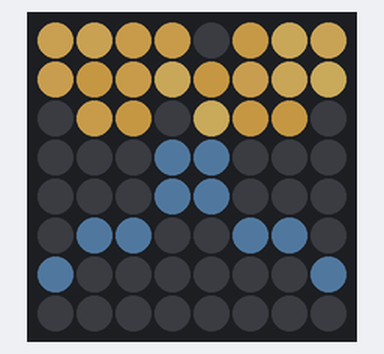
Recording of a program running on a simulated Raspberry Pi Pico running MicroPython. Shown: 8×8 RGB LED matrix (first LED top left, wired row by row, every second row reversed). Dim RGB values are drawn brighter than linear; random numbers come from a fixed seed; what the program prints to the serial console is not drawn.

Above: at 0.1 s.
At 10.3 s:
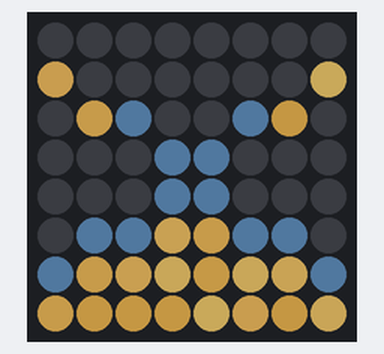
At 20.3 s:
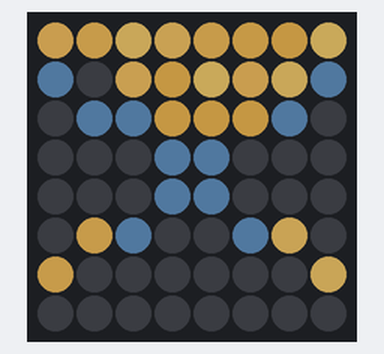
At 30.3 s:
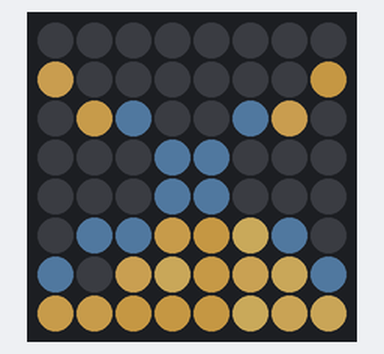
At 33.6 s:
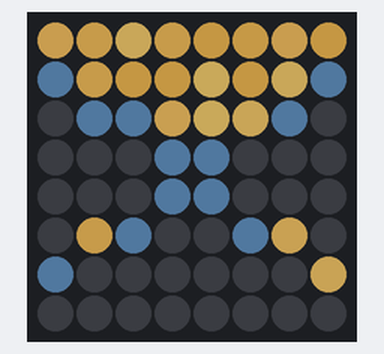
At 39.88 s:
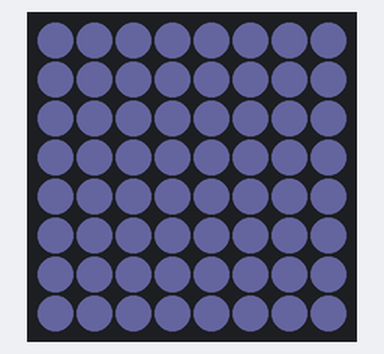

The program:

hourglass.py
```python
# Hourglass Simulation - NeoPixel 8x8 Matrix at 45 Degrees
# ========================================================
#
# Mount your 8x8 matrix rotated 45 degrees (diamond shape)
# and watch sand flow through an hourglass!
#
#        *           <- Top chamber
#       ***
#      *****
#       * *         <- Neck (narrow passage)
#      *****
#       ***
#        *          <- Bottom chamber
#
# The simulation assumes gravity pulls toward the bottom corner.
#

from machine import Pin
from neopixel import NeoPixel
from utime import sleep
import random

# =============================================================================
# CONFIGURATION
# =============================================================================

DATA_PIN = 0
WIDTH = 8
HEIGHT = 8
NUM_LEDS = WIDTH * HEIGHT
BRIGHTNESS = 0.4

# Simulation settings
FRAME_DELAY = 0.06      # Seconds between frames
GRAIN_DROP_DELAY = 8    # Frames between grains passing through neck
SAND_COUNT = 20         # Number of sand grains

# Initialize NeoPixel
np = NeoPixel(Pin(DATA_PIN, Pin.OUT), NUM_LEDS)

# =============================================================================
# COLORS
# =============================================================================

SAND_COLOR = (255, 200, 100)     # Golden sand
SAND_DARK = (180, 140, 70)       # Darker sand variation
GLASS_COLOR = (40, 60, 80)       # Subtle blue glass outline
BACKGROUND = (0, 0, 0)           # Black

# =============================================================================
# HELPERS
# =============================================================================

def xy(x, y):
    """Convert x,y to pixel index (serpentine layout)."""
    if y % 2 == 1:
        return y * WIDTH + (WIDTH - 1 - x)
    return y * WIDTH + x

def dim(color, factor=1.0):
    """Apply brightness."""
    return tuple(int(c * BRIGHTNESS * factor) for c in color)

def set_pixel(x, y, color):
    """Set pixel at x,y."""
    if 0 <= x < WIDTH and 0 <= y < HEIGHT:
        np[xy(x, y)] = dim(color)

def clear():
    """Clear display."""
    np.fill((0, 0, 0))
    np.write()

def show():
    """Update display."""
    np.write()

# =============================================================================
# HOURGLASS SHAPE DEFINITION
# =============================================================================

# Define the hourglass shape as a diamond with a neck in the middle
# When rotated 45°, this creates the classic hourglass look

def in_hourglass(x, y):
    """
    Check if position is inside the hourglass shape.
    The hourglass is diamond-shaped with a narrow neck at center.
    """
    cx, cy = 3.5, 3.5  # Center

    # Distance from center (Manhattan distance for diamond shape)
    dx = abs(x - cx)
    dy = abs(y - cy)

    # Top half (y < 4): diamond expands as you go up from center
    if y < 4:
        # Narrow at center (y=3), wide at top (y=0)
        # At y=3: allow x from 3-4 (width 2) - the neck
        # At y=0: allow x from 0-7 (width 8)
        max_dx = (4 - y) + 0.5  # Expands toward top
        if y >= 3:  # Neck area
            max_dx = 1.0  # Very narrow
        return dx <= max_dx

    # Bottom half (y >= 4): diamond expands as you go down from center
    else:
        # Narrow at center (y=4), wide at bottom (y=7)
        max_dx = (y - 3) + 0.5  # Expands toward bottom
        if y <= 4:  # Neck area
            max_dx = 1.0  # Very narrow
        return dx <= max_dx


def is_neck(x, y):
    """Check if position is in the narrow neck."""
    return y in [3, 4] and x in [3, 4]


def get_hourglass_cells():
    """Get all cells that are inside the hourglass."""
    cells = []
    for y in range(HEIGHT):
        for x in range(WIDTH):
            if in_hourglass(x, y):
                cells.append((x, y))
    return cells


def get_top_chamber():
    """Get cells in top chamber (above neck)."""
    return [(x, y) for x, y in get_hourglass_cells() if y < 3]


def get_bottom_chamber():
    """Get cells in bottom chamber (below neck)."""
    return [(x, y) for x, y in get_hourglass_cells() if y > 4]


def get_neck_cells():
    """Get the neck cells."""
    return [(x, y) for x, y in get_hourglass_cells() if y in [3, 4]]

# =============================================================================
# SAND GRAIN
# =============================================================================

class SandGrain:
    def __init__(self, x, y):
        self.x = x
        self.y = y
        self.settled = False
        # Slight color variation
        variation = random.randint(-20, 20)
        self.color = (
            max(0, min(255, SAND_COLOR[0] + variation)),
            max(0, min(255, SAND_COLOR[1] + variation)),
            max(0, min(255, SAND_COLOR[2] + variation))
        )

# =============================================================================
# HOURGLASS SIMULATION
# =============================================================================

class Hourglass:
    def __init__(self):
        self.grains = []
        self.grid = [[None for _ in range(WIDTH)] for _ in range(HEIGHT)]
        self.frame = 0
        self.flipped = False  # Which way gravity goes
        self.fill_top()

    def fill_top(self):
        """Fill top chamber with sand."""
        self.grains = []
        self.grid = [[None for _ in range(WIDTH)] for _ in range(HEIGHT)]

        top_cells = get_top_chamber()
        random.shuffle(top_cells) if hasattr(random, 'shuffle') else None

        # Fill top chamber
        for i, (x, y) in enumerate(top_cells):
            if i >= SAND_COUNT:
                break
            grain = SandGrain(x, y)
            grain.settled = True  # Start settled
            self.grains.append(grain)
            self.grid[y][x] = grain

    def fill_bottom(self):
        """Fill bottom chamber with sand (for flip)."""
        self.grains = []
        self.grid = [[None for _ in range(WIDTH)] for _ in range(HEIGHT)]

        bottom_cells = get_bottom_chamber()

        for i, (x, y) in enumerate(bottom_cells):
            if i >= SAND_COUNT:
                break
            grain = SandGrain(x, y)
            grain.settled = True
            self.grains.append(grain)
            self.grid[y][x] = grain

    def get_gravity_targets(self, x, y):
        """
        Get target positions for a grain based on gravity.
        When not flipped: gravity toward bottom (increasing y)
        When flipped: gravity toward top (decreasing y)
        """
        targets = []

        if not self.flipped:
            # Gravity down - try to move toward bottom corner
            # Priority: straight down, then diagonal down-left/right
            dy = 1
            targets = [
                (x, y + dy),           # Straight down
                (x - 1, y + dy),       # Down-left
                (x + 1, y + dy),       # Down-right
            ]
        else:
            # Gravity up - try to move toward top corner
            dy = -1
            targets = [
                (x, y + dy),           # Straight up
                (x - 1, y + dy),       # Up-left
                (x + 1, y + dy),       # Up-right
            ]

        # Randomize left/right preference
        if random.randint(0, 1):
            targets[1], targets[2] = targets[2], targets[1]

        return targets

    def can_move_to(self, x, y):
        """Check if a grain can move to this position."""
        if not (0 <= x < WIDTH and 0 <= y < HEIGHT):
            return False
        if not in_hourglass(x, y):
            return False
        if self.grid[y][x] is not None:
            return False
        return True

    def move_grain(self, grain, new_x, new_y):
        """Move grain to new position."""
        self.grid[grain.y][grain.x] = None
        grain.x = new_x
        grain.y = new_y
        self.grid[new_y][new_x] = grain

    def update(self):
        """Update simulation one step."""
        self.frame += 1

        # Sort grains by position (process in gravity direction first)
        if not self.flipped:
            # Process bottom grains first when gravity is down
            sorted_grains = sorted(self.grains, key=lambda g: -g.y)
        else:
            # Process top grains first when gravity is up
            sorted_grains = sorted(self.grains, key=lambda g: g.y)

        any_moved = False

        for grain in sorted_grains:
            if grain.settled:
                # Check if grain should become unsettled
                targets = self.get_gravity_targets(grain.x, grain.y)
                can_fall = any(self.can_move_to(tx, ty) for tx, ty in targets)
                if can_fall:
                    grain.settled = False

            if not grain.settled:
                targets = self.get_gravity_targets(grain.x, grain.y)

                moved = False
                for tx, ty in targets:
                    if self.can_move_to(tx, ty):
                        self.move_grain(grain, tx, ty)
                        moved = True
                        any_moved = True
                        break

                if not moved:
                    grain.settled = True

        return any_moved

    def is_complete(self):
        """Check if all sand has moved to destination chamber."""
        if not self.flipped:
            # Check if no sand in top chamber
            for grain in self.grains:
                if grain.y < 3:  # Still in top
                    return False
        else:
            # Check if no sand in bottom chamber
            for grain in self.grains:
                if grain.y > 4:  # Still in bottom
                    return False
        return True

    def flip(self):
        """Flip the hourglass."""
        self.flipped = not self.flipped

        # Unsettle all grains
        for grain in self.grains:
            grain.settled = False

    def draw(self):
        """Draw the hourglass."""
        np.fill((0, 0, 0))

        # Draw hourglass outline (subtle)
        for y in range(HEIGHT):
            for x in range(WIDTH):
                if in_hourglass(x, y):
                    # Check if this is an edge cell
                    is_edge = False
                    for dx, dy in [(-1, 0), (1, 0), (0, -1), (0, 1)]:
                        nx, ny = x + dx, y + dy
                        if not in_hourglass(nx, ny):
                            is_edge = True
                            break

                    if is_edge:
                        set_pixel(x, y, GLASS_COLOR)

        # Draw sand grains
        for grain in self.grains:
            set_pixel(grain.x, grain.y, grain.color)

        show()

    def draw_flip_animation(self):
        """Animate the flip."""
        # Flash effect
        for _ in range(3):
            np.fill(dim((50, 50, 80)))
            show()
            sleep(0.1)
            np.fill((0, 0, 0))
            show()
            sleep(0.1)

# =============================================================================
# MAIN
# =============================================================================

def run_hourglass():
    """Main hourglass simulation loop."""
    print("=" * 50)
    print("  Hourglass Simulation (45° mounted)")
    print("=" * 50)
    print("\nMount your matrix rotated 45 degrees!")
    print("Press Ctrl+C to stop\n")

    hourglass = Hourglass()
    cycle = 0

    try:
        while True:
            cycle += 1
            print(f"\n--- Cycle {cycle} ---")

            # Wait a moment before sand starts falling
            for _ in range(30):
                hourglass.draw()
                sleep(FRAME_DELAY)

            # Let sand fall
            stable_frames = 0
            while stable_frames < 20:
                moved = hourglass.update()
                hourglass.draw()

                if moved:
                    stable_frames = 0
                else:
                    stable_frames += 1

                print(f"\rFrame: {hourglass.frame}", end="")
                sleep(FRAME_DELAY)

            # Wait at bottom
            print("\nSand settled. Waiting...")
            for _ in range(50):
                hourglass.draw()
                sleep(FRAME_DELAY)

            # Flip animation
            print("Flipping hourglass...")
            hourglass.draw_flip_animation()
            hourglass.flip()

    except KeyboardInterrupt:
        clear()
        print("\n\nHourglass stopped.")


def run_simple_hourglass():
    """Simplified version - just sand falling through center."""
    print("=" * 50)
    print("  Simple Hourglass")
    print("=" * 50)

    grains = []
    grid = [[None for _ in range(WIDTH)] for _ in range(HEIGHT)]

    # Initial sand in top half
    for y in range(3):
        for x in range(2, 6):
            if len(grains) < SAND_COUNT:
                grain = SandGrain(x, y)
                grains.append(grain)
                grid[y][x] = grain

    frame = 0

    try:
        while True:
            np.fill((0, 0, 0))

            # Draw neck constriction
            for y in range(HEIGHT):
                for x in range(WIDTH):
                    # Hourglass shape
                    if y < 4:
                        allowed_x = range(y, 8 - y)
                    else:
                        allowed_x = range(7 - y, y + 1)

                    if x not in allowed_x:
                        set_pixel(x, y, (20, 20, 30))

            # Update grains (bottom to top)
            for grain in sorted(grains, key=lambda g: -g.y):
                x, y = grain.x, grain.y

                # Try to fall
                moved = False
                for dx in ([0, -1, 1] if random.randint(0, 1) else [0, 1, -1]):
                    new_x = x + dx
                    new_y = y + 1

                    if new_y >= HEIGHT:
                        continue

                    # Check hourglass bounds
                    if new_y < 4:
                        allowed = range(new_y, 8 - new_y)
                    else:
                        allowed = range(7 - new_y, new_y + 1)

                    if new_x in allowed and grid[new_y][new_x] is None:
                        grid[y][x] = None
                        grain.x = new_x
                        grain.y = new_y
                        grid[new_y][new_x] = grain
                        moved = True
                        break

            # Draw grains
            for grain in grains:
                set_pixel(grain.x, grain.y, grain.color)

            show()
            frame += 1
            print(f"\rFrame: {frame}", end="")

            # Check if all sand at bottom - reset
            all_bottom = all(g.y >= 5 for g in grains)
            if all_bottom:
                sleep(2)
                print("\nResetting...")

                # Move all sand back to top
                grid = [[None for _ in range(WIDTH)] for _ in range(HEIGHT)]
                i = 0
                for y in range(3):
                    for x in range(2, 6):
                        if i < len(grains):
                            grains[i].x = x
                            grains[i].y = y
                            grid[y][x] = grains[i]
                            i += 1

            sleep(FRAME_DELAY)

    except KeyboardInterrupt:
        clear()
        print("\n\nStopped.")


if __name__ == "__main__":
    # Choose which version to run:
    run_hourglass()         # Full simulation with flip
    # run_simple_hourglass()  # Simpler version
```

Measured:
- what the display in image 1 shows lasts 2.6 s, from 10.2 s to 12.8 s
- what the display in image 4 shows lasts 6.1 s, from 33.5 s to 39.6 s
